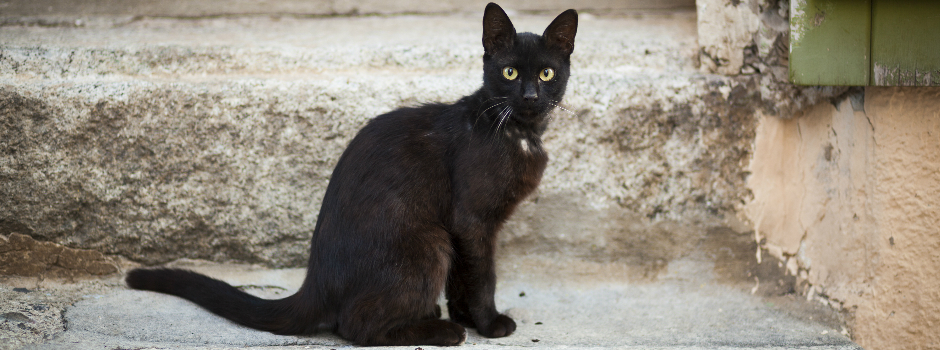
#> input picture 1.jpg, 940 x 350 px
$ python rectangleTest.py
#> lines starting #> are read from the running program, lines starting #| are printed output that depends on the picture; after the words box and inside, x2 and y2 are one past the last pixel; in counts of white or black regions, pixels touching at a corner belong together
# Python program to explain cv2.rectangle() method

# importing cv2
import cv2

# path
path = "1.jpg"

# Reading an image in default mode
image = cv2.imread(path)
#> image is the input picture: shape (350, 940, 3); mean B, G, R 123.2, 135.5, 143.1

# Window name in which image is displayed
window_name = 'Image'

# Start coordinate, here (5, 5)
# represents the top left corner of rectangle
start_point = (127, 1)

# Ending coordinate, here (220, 220)
# represents the bottom right corner of rectangle
end_point = (580, 346)

# Blue color in BGR
color = (255, 0, 0)

# Line thickness of 2 px
thickness = 2

# Using cv2.rectangle() method
# Draw a rectangle with blue line borders of thickness of 2 px
image = cv2.rectangle(image, start_point, end_point, color, thickness)
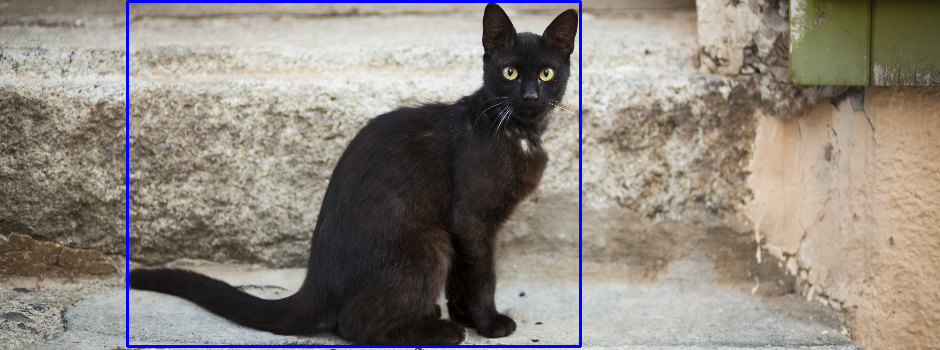
#> image: shape (350, 940, 3); 1.45% of pixels changed, all inside (x1, y1, x2, y2) = (126, 0, 582, 348)

# Displaying the image
cv2.imshow(window_name, image)
cv2.waitKey(0)
